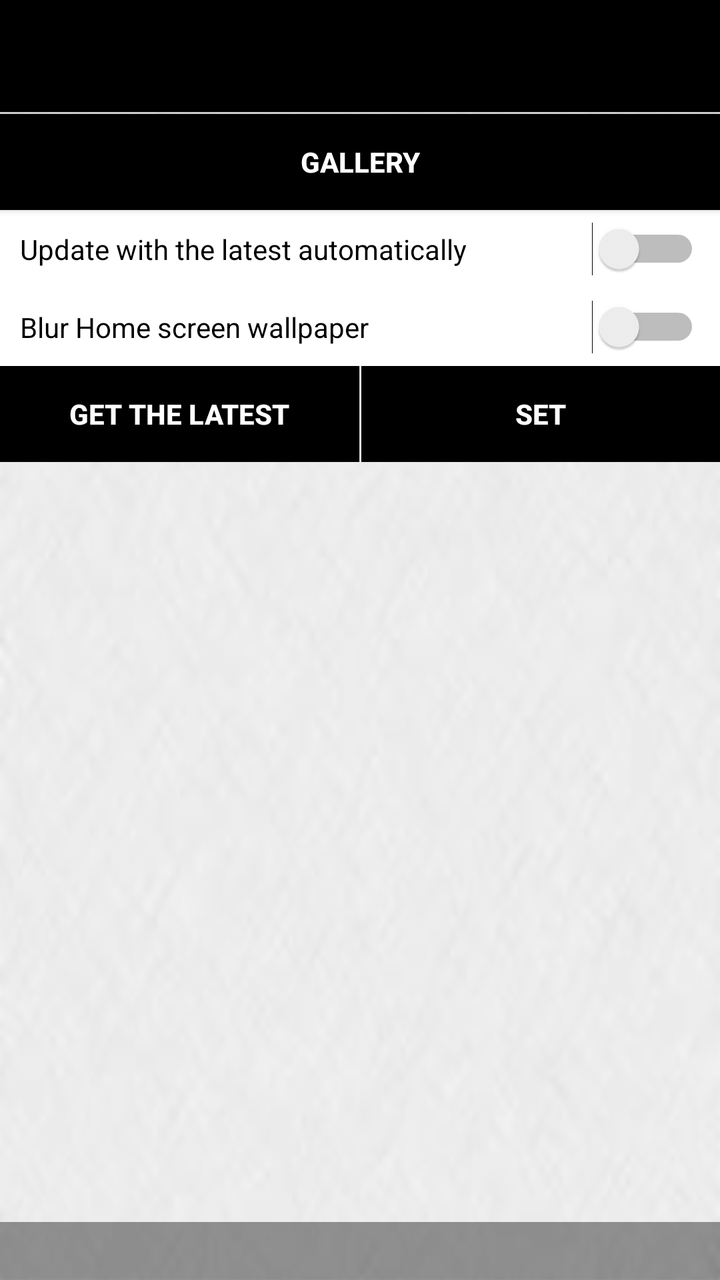
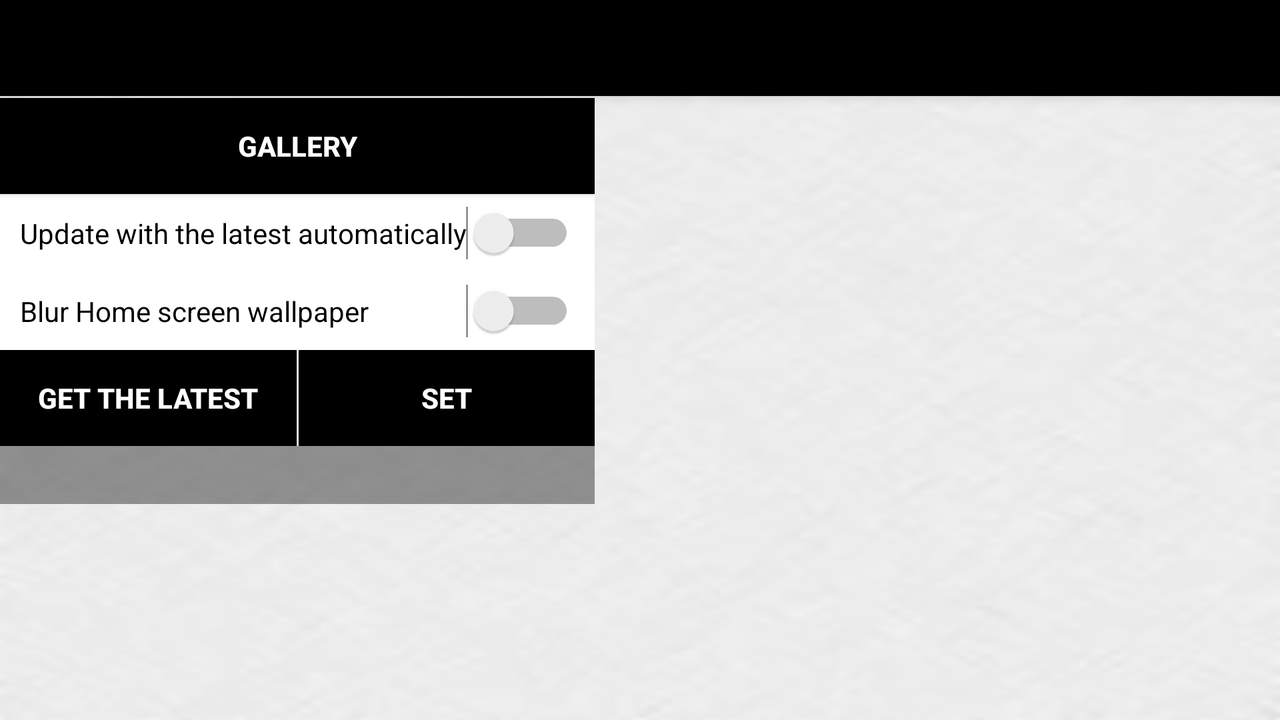

First picture: res/layout/ on a phone held upright. Second picture: the repository's own variant of that layout, on a device whose configuration matches the variant's folder. Source for both follows.
<!-- AndroidManifest.xml: application theme AppTheme -->
<!-- res/layout/activity_main.xml -->
<?xml version="1.0" encoding="utf-8"?>
<LinearLayout xmlns:android="http://schemas.android.com/apk/res/android"
    xmlns:app="http://schemas.android.com/apk/res-auto"
    xmlns:tools="http://schemas.android.com/tools"
    android:id="@+id/activity_main"
    android:layout_width="match_parent"
    android:layout_height="match_parent"
    android:background="@drawable/background"
    android:orientation="vertical"
    android:tileMode="repeat"
    tools:context="com.github.andriykuba.mtgwallpapers.MainActivity">

    <include layout="@layout/toolbar" />

    <Button
        android:id="@+id/buttonGallery"
        android:layout_width="match_parent"
        android:layout_height="wrap_content"
        android:layout_marginTop="1dp"
        android:background="@android:color/black"
        android:text="@string/button_gallery_label"
        android:textColor="@android:color/white"
        android:textStyle="bold" />

    <Switch
        android:id="@+id/switchAutomatically"
        android:layout_width="match_parent"
        android:layout_height="wrap_content"
        android:background="@android:color/white"
        android:padding="10dp"
        android:text="@string/switch_automatically_label"
        android:textColor="@android:color/black"
        android:theme="@style/SwitchTheme" />

    <Switch
        android:id="@+id/switchBlur"
        android:layout_width="match_parent"
        android:layout_height="wrap_content"
        android:background="@android:color/white"
        android:padding="10dp"
        android:text="@string/switch_blur_label"
        android:textColor="@android:color/black"
        android:theme="@style/SwitchTheme" />

    <LinearLayout
        android:layout_width="match_parent"
        android:layout_height="wrap_content"
        android:orientation="horizontal">

        <Button
            android:id="@+id/buttonUpdate"
            android:layout_width="match_parent"
            android:layout_height="wrap_content"
            android:layout_weight="1"
            android:background="@android:color/black"
            android:text="@string/button_update_label"
            android:textColor="@android:color/white"
            android:textStyle="bold" />

        <View
            android:layout_width="1dp"
            android:layout_height="match_parent"
            android:background="@android:color/white" />

        <Button
            android:id="@+id/buttonSet"
            android:layout_width="match_parent"
            android:layout_height="wrap_content"
            android:layout_weight="1"
            android:background="@color/colorBlack"
            android:text="@string/button_set_latest_label"
            android:textColor="@android:color/white"
            android:textStyle="bold" />
    </LinearLayout>

    <RelativeLayout
        android:layout_width="match_parent"
        android:layout_height="wrap_content"
        android:orientation="vertical">

        <ScrollView
            android:id="@+id/wallpaperImageView"
            android:layout_width="match_parent"
            android:layout_height="wrap_content"
            android:layout_alignParentBottom="true"
            android:fadeScrollbars="false"
            android:fillViewport="true">

            <ImageView
                android:id="@+id/wallpaperImage"
                android:layout_width="match_parent"
                android:layout_height="wrap_content"
                android:contentDescription="@string/current_wallpaper_description"
                android:scaleType="fitCenter"
                app:srcCompat="@android:drawable/screen_background_light_transparent" />

        </ScrollView>

        <TextView
            android:id="@+id/wallpaperInfo"
            android:layout_width="match_parent"
            android:layout_height="wrap_content"
            android:layout_alignParentBottom="true"
            android:background="@color/colorMtgTextBackgroundBlack"
            android:gravity="center_horizontal"
            android:lineSpacingExtra="5dp"
            android:padding="5dp"
            android:textAllCaps="true"
            android:textColor="@android:color/white" />


    </RelativeLayout>
</LinearLayout>
<!-- res/layout/toolbar.xml (included above) -->
<?xml version="1.0" encoding="utf-8"?>
<android.support.v7.widget.Toolbar xmlns:android="http://schemas.android.com/apk/res/android"
    android:id="@+id/toolbar"
    android:layout_width="match_parent"
    android:layout_height="?attr/actionBarSize"
    android:background="?attr/colorPrimary"
    android:elevation="4dp"
    android:theme="@style/AppTheme" />
<!-- resources referenced by this layout -->
<resources>
  <color name="colorBlack">#000000</color>
  <color name="colorMtgTextBackgroundBlack">#66000000</color>
  <!-- drawable background: png bitmap (drawable-hdpi, 14250 bytes) -->
  <string name="button_gallery_label">Gallery</string>
  <string name="button_set_latest_label">Set</string>
  <string name="button_update_label">Get the latest</string>
  <string name="current_wallpaper_description">Current wallpaper</string>
  <string name="switch_automatically_label">Update with the latest automatically</string>
  <string name="switch_blur_label">Blur Home screen wallpaper</string>
  <style name="AppTheme" parent="Theme.AppCompat.Light.NoActionBar">
          
          <item name="colorPrimary">@color/colorBlack</item>
          <item name="colorPrimaryDark">@color/colorBlack</item>
          <item name="colorAccent">@color/colorMtg</item>
          <item name="android:textColorPrimary">@color/colorMtg</item>
          <item name="android:textColorSecondary">@color/colorMtg</item>
      </style>
  <style name="SwitchTheme" parent="Theme.AppCompat.Light">
          <item name="android:colorControlActivated">@color/colorMtg</item>
      </style>
  <color name="colorMtg">#be630e</color>
</resources>
<!-- res/layout-land/activity_main.xml (the repository's variant of the layout above) -->
<!-- drawn on the phone turned sideways -->
<?xml version="1.0" encoding="utf-8"?>
<LinearLayout xmlns:android="http://schemas.android.com/apk/res/android"
    xmlns:app="http://schemas.android.com/apk/res-auto"
    xmlns:tools="http://schemas.android.com/tools"
    android:id="@+id/activity_main"
    android:layout_width="match_parent"
    android:layout_height="match_parent"
    android:background="@drawable/background"
    android:orientation="vertical"
    android:tileMode="repeat"
    tools:context="com.github.andriykuba.mtgwallpapers.MainActivity">

    <include layout="@layout/toolbar" />

    <LinearLayout
        android:layout_width="match_parent"
        android:layout_height="match_parent"
        android:layout_marginTop="1dp"
        android:orientation="horizontal">

        <LinearLayout
            android:layout_width="wrap_content"
            android:layout_height="wrap_content"
            android:orientation="vertical">

            <Button
                android:id="@+id/buttonGallery"
                android:layout_width="match_parent"
                android:layout_height="wrap_content"
                android:layout_weight="1"
                android:background="@android:color/black"
                android:text="@string/button_gallery_label"
                android:textColor="@android:color/white"
                android:textStyle="bold" />

            <Switch
                android:id="@+id/switchAutomatically"
                android:layout_width="match_parent"
                android:layout_height="wrap_content"
                android:layout_weight="1"
                android:background="@android:color/white"
                android:padding="10dp"
                android:text="@string/switch_automatically_label"
                android:textColor="@android:color/black"
                android:theme="@style/SwitchTheme" />

            <Switch
                android:id="@+id/switchBlur"
                android:layout_width="match_parent"
                android:layout_height="wrap_content"
                android:layout_weight="1"
                android:background="@android:color/white"
                android:padding="10dp"
                android:text="@string/switch_blur_label"
                android:textColor="@android:color/black"
                android:theme="@style/SwitchTheme" />


            <LinearLayout
                android:layout_width="match_parent"
                android:layout_height="wrap_content"
                android:orientation="horizontal">

                <Button
                    android:id="@+id/buttonUpdate"
                    android:layout_width="match_parent"
                    android:layout_height="wrap_content"
                    android:layout_weight="1"
                    android:background="@android:color/black"
                    android:text="@string/button_update_label"
                    android:textColor="@android:color/white"
                    android:textStyle="bold" />

                <View
                    android:layout_width="1dp"
                    android:layout_height="fill_parent"
                    android:background="@android:color/white" />

                <Button
                    android:id="@+id/buttonSet"
                    android:layout_width="match_parent"
                    android:layout_height="wrap_content"
                    android:layout_weight="1"
                    android:background="@android:color/black"
                    android:text="@string/button_set_latest_label"
                    android:textColor="@android:color/white"
                    android:textStyle="bold" />

            </LinearLayout>

            <TextView
                android:id="@+id/wallpaperInfo"
                android:layout_width="match_parent"
                android:layout_height="wrap_content"
                android:background="@color/colorMtgTextBackgroundBlack"
                android:gravity="center_horizontal"
                android:lineSpacingExtra="5dp"
                android:padding="5dp"
                android:textAllCaps="true"
                android:textColor="@android:color/white" />
        </LinearLayout>

        <ScrollView
            android:layout_width="fill_parent"
            android:layout_height="fill_parent"
            android:fadeScrollbars="false">

            <ImageView
                android:id="@+id/wallpaperImage"
                android:layout_width="fill_parent"
                android:layout_height="wrap_content"
                android:contentDescription="@string/current_wallpaper_description"
                android:scaleType="fitCenter"
                app:srcCompat="@android:drawable/screen_background_light_transparent" />

        </ScrollView>
    </LinearLayout>

</LinearLayout>
<!-- resources referenced by the variant -->
<!-- as the phone turned sideways resolves them -->
<resources>
  <color name="colorMtgTextBackgroundBlack">#66000000</color>
  <!-- drawable background: png bitmap (drawable-hdpi, 14250 bytes) -->
  <string name="button_gallery_label">Gallery</string>
  <string name="button_set_latest_label">Set</string>
  <string name="button_update_label">Get the latest</string>
  <string name="current_wallpaper_description">Current wallpaper</string>
  <string name="switch_automatically_label">Update with the latest automatically</string>
  <string name="switch_blur_label">Blur Home screen wallpaper</string>
  <style name="AppTheme" parent="Theme.AppCompat.Light.NoActionBar">
          
          <item name="colorPrimary">@color/colorBlack</item>
          <item name="colorPrimaryDark">@color/colorBlack</item>
          <item name="colorAccent">@color/colorMtg</item>
          <item name="android:textColorPrimary">@color/colorMtg</item>
          <item name="android:textColorSecondary">@color/colorMtg</item>
      </style>
  <style name="SwitchTheme" parent="Theme.AppCompat.Light">
          <item name="android:colorControlActivated">@color/colorMtg</item>
      </style>
  <color name="colorBlack">#000000</color>
  <color name="colorMtg">#be630e</color>
</resources>
